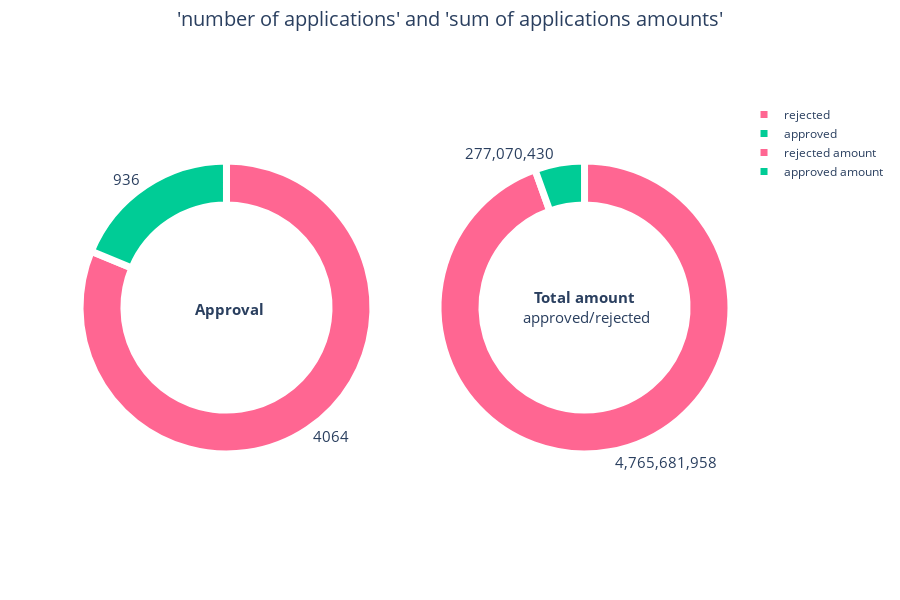

This figure's notebook cell:
### Markdown cell above
## 3 - Visualization 
### 3.1 Approval vs Rejection 
We use donut representations to get an overview of the acceptation of the loans, in terms of number of applications and loan amounts.

### Code cell
########### settings ###########
donut_hole = 0.7

########### Approved/Rejected PIE CHART #############
trace_approval = go.Pie(labels = pie_chart_approval_loan_names,
                            values = [approved_loan.shape[0], rejected_loan.shape[0]],
                            hole = donut_hole)

########### Approved/Rejected Amount PIE CHART #############
trace_amount = go.Pie(values= [datasink.query(select_approved_decision)[get_decision_amount].sum(),
                                 datasink.query(select_rejected_decision)[get_decision_amount].sum()],
                            labels=pie_chart_loan_amount_names,
                            hole = donut_hole,
                            name="Loan amount")

fig = make_subplots(rows=1, cols=2,
                    specs=[[{"type": "pie"}, {"type": "pie"}]],
                    column_widths=[0.5, 0.5],
                    #vertical_spacing=0.001,
                    subplot_titles=("Approval", "Approved/rejected amount")
                    )

fig.add_trace(trace_approval, row=1, col=1)
fig.add_trace(trace_amount, row=1, col=2)

fig.update_traces(hoverinfo='label', textinfo='value', textfont_size=15, textposition="outside",
                  marker=dict(colors=approval_colors, line=dict(color='#FFFFFF', width=7)))
                
fig.update_annotations(yshift=20) # subplot tiltes

fig.update_layout(
    barmode='stack',
    plot_bgcolor = "white",
    #paper_bgcolor = 'lightgray',
    height=600,
    title={'text': f"'number of applications' and 'sum of applications amounts'",
          'x':0.5,
          'y':0.98,
          'xanchor': 'center',
          'font_size': 20
    },
    annotations= [
         {
            "font": {
               "size": 15
            },
            "showarrow": False,
            "text": "<b>Approval</b>",
            "x": 0.23,
            "y": 0.42
         },
         {
            "font": {
               "size": 15
            },
            "showarrow": False,
            "text": "<b>Total amount</b><br> approved/rejected",
            "x": 0.775,
            "y": 0.4
         }
      ],
      )

iplot(fig)

### Figure 1 — Plotly figure (JSON) as saved in the notebook; plotly's stock layout.template omitted (floating-point values rounded to 4 significant figures)
{"data": [{"domain": {"x": [0, 0.45], "y": [0, 1]}, "hole": 0.7, "hoverinfo": "label", "labels": ["approved", "rejected"], "marker": {"colors": ["#00CC96", "#FF6692"], "line": {"color": "#FFFFFF", "width": 7}}, "textfont": {"size": 15}, "textinfo": "value", "textposition": "outside", "type": "pie", "values": [936, 4064]}, {"domain": {"x": [0.55, 1], "y": [0, 1]}, "hole": 0.7, "hoverinfo": "label", "labels": ["approved amount", "rejected amount"], "marker": {"colors": ["#00CC96", "#FF6692"], "line": {"color": "#FFFFFF", "width": 7}}, "name": "Loan amount", "textfont": {"size": 15}, "textinfo": "value", "textposition": "outside", "type": "pie", "values": [277070430, 4765681958]}], "layout": {"annotations": [{"font": {"size": 15}, "showarrow": false, "text": "<b>Approval</b>", "x": 0.23, "xanchor": "center", "xref": "paper", "y": 0.42, "yanchor": "bottom", "yref": "paper", "yshift": 20}, {"font": {"size": 15}, "showarrow": false, "text": "<b>Total amount</b><br> approved/rejected", "x": 0.775, "xanchor": "center", "xref": "paper", "y": 0.4, "yanchor": "bottom", "yref": "paper", "yshift": 20}], "barmode": "stack", "height": 600, "plot_bgcolor": "white", "title": {"font": {"size": 20}, "text": "'number of applications' and 'sum of applications amounts'", "x": 0.5, "xanchor": "center", "y": 0.98}}}
